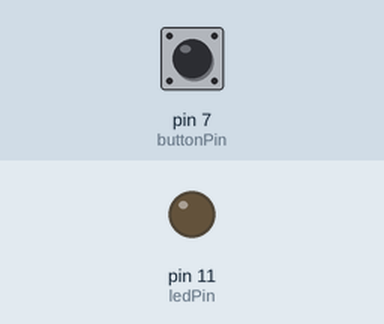
This sketch was run on a simulated Arduino Uno, built with avr-gcc and run on an emulated ATmega328P. On the bench: output pins drawn as LEDs (lit = HIGH). Inputs (shaded band) come from the test bench; at power-on: pin 7 (buttonPin) LOW.

Above: at 1.2 s.
1.3 s: pin 7 (buttonPin) pulled HIGH for 0.15 s
At 2.5 s:
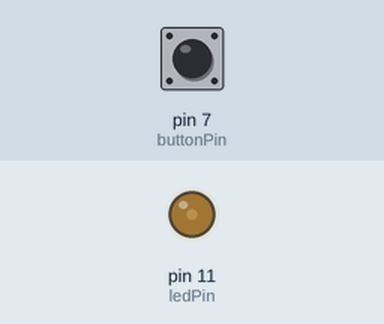
2.9 s: pin 7 (buttonPin) pulled HIGH for 1 s
At 3.7 s:
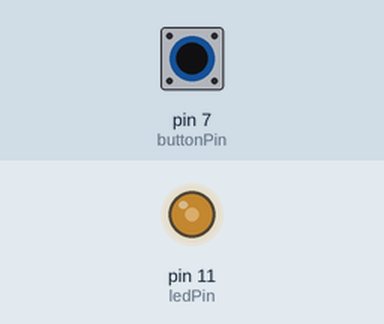
5.4 s: pin 7 (buttonPin) pulled HIGH for 0.15 s
At 6.8 s:
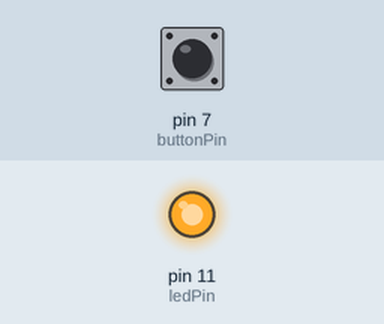
Timing chart, 0 to 8.4 s (numbered marks = the images above; inputs shaded):
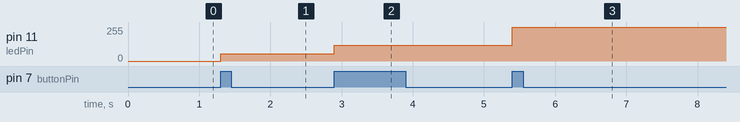

Measured:
- after the input at 1.3 s, pin 11 (ledPin): 0/255 → 55/255 at once
- after the input at 2.9 s, pin 11 (ledPin): 55/255 → 120/255 at once
- after the input at 5.4 s, pin 11 (ledPin): 120/255 → 255/255 at once

The sketch:

led_buton.ino
```cpp
const int ledPin=11;
const int buttonPin=7;

int buttonState;
int lastButtonState=LOW;
int press=0;
void setup() {

    pinMode(ledPin,OUTPUT);
    pinMode(buttonPin,INPUT);

}

void loop() {
  // put your main code here, to run repeatedly:
    buttonState=digitalRead(buttonPin);
    if(buttonState == HIGH && lastButtonState == LOW) {

      press++;
      if(press>4)
      {
        press=1;
      }

      switch (press){
        case 1:
          analogWrite(ledPin,55);
          break;
        case 2:
          analogWrite(ledPin,120);
          break;
        case 3:
          analogWrite(ledPin,255);
          break;
        case 4:
          analogWrite(ledPin,0);
          break;
      }

    }
    lastButtonState=buttonState;
}
```
